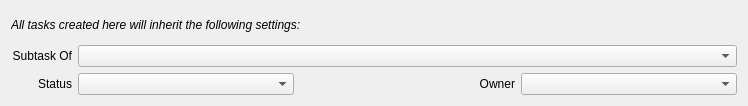
<?xml version="1.0" encoding="UTF-8"?>
<ui version="4.0">
 <class>QuickTaskCreatorDefaults</class>
 <widget class="QWidget" name="QuickTaskCreatorDefaults">
  <property name="geometry">
   <rect>
    <x>0</x>
    <y>0</y>
    <width>748</width>
    <height>106</height>
   </rect>
  </property>
  <property name="windowTitle">
   <string>Form</string>
  </property>
  <layout class="QGridLayout" name="gridLayout" columnstretch="0,1,1,1,0,0">
   <item row="1" column="1" colspan="3">
    <widget class="QComboBox" name="taskCombo"/>
   </item>
   <item row="1" column="0">
    <widget class="QLabel" name="label_9">
     <property name="sizePolicy">
      <sizepolicy hsizetype="Minimum" vsizetype="Preferred">
       <horstretch>0</horstretch>
       <verstretch>0</verstretch>
      </sizepolicy>
     </property>
     <property name="text">
      <string>Subtask Of</string>
     </property>
     <property name="alignment">
      <set>Qt::AlignRight|Qt::AlignTrailing|Qt::AlignVCenter</set>
     </property>
    </widget>
   </item>
   <item row="2" column="0">
    <widget class="QLabel" name="label_6">
     <property name="sizePolicy">
      <sizepolicy hsizetype="Minimum" vsizetype="Preferred">
       <horstretch>0</horstretch>
       <verstretch>0</verstretch>
      </sizepolicy>
     </property>
     <property name="text">
      <string>Status</string>
     </property>
     <property name="alignment">
      <set>Qt::AlignRight|Qt::AlignTrailing|Qt::AlignVCenter</set>
     </property>
    </widget>
   </item>
   <item row="2" column="1">
    <widget class="QComboBox" name="statusCombo"/>
   </item>
   <item row="2" column="2">
    <widget class="QLabel" name="label_8">
     <property name="text">
      <string>Owner</string>
     </property>
     <property name="alignment">
      <set>Qt::AlignRight|Qt::AlignTrailing|Qt::AlignVCenter</set>
     </property>
    </widget>
   </item>
   <item row="2" column="3">
    <widget class="QComboBox" name="ownerCombo"/>
   </item>
   <item row="0" column="0" colspan="3">
    <widget class="QLabel" name="label">
     <property name="font">
      <font>
       <italic>true</italic>
      </font>
     </property>
     <property name="text">
      <string>All tasks created here will inherit the following settings:</string>
     </property>
    </widget>
   </item>
  </layout>
 </widget>
 <resources/>
 <connections/>
</ui>
